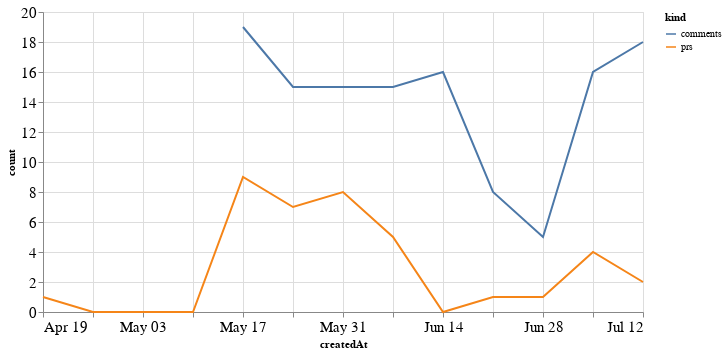

Notebook source saved alongside this figure:
### Code cell
alt.Chart(total_time, width=600).mark_line().encode(
    x='createdAt',
    y='count',
    color='kind'
)

### Figure 1 — Vega-Lite specification as saved in the notebook (floating-point values rounded to 4 significant figures)
{"config": {"axisLeft": {"labelFontSize": 15}, "axisBottom": {"labelFontSize": 15}}, "data": {"name": "data-c32591736713fc196df3aa72068c9e7b"}, "mark": "line", "encoding": {"color": {"type": "nominal", "field": "kind"}, "x": {"type": "temporal", "field": "createdAt"}, "y": {"type": "quantitative", "field": "count"}}, "width": 600, "$schema": "https://vega.github.io/schema/vega-lite/v4.8.1.json", "datasets": {"data-c32591736713fc196df3aa72068c9e7b": [{"createdAt": "2020-04-19T00:00:00", "kind": "prs", "count": 1.0}, {"createdAt": "2020-04-26T00:00:00", "kind": "prs", "count": 0.0}, {"createdAt": "2020-05-03T00:00:00", "kind": "prs", "count": 0.0}, {"createdAt": "2020-05-10T00:00:00", "kind": "prs", "count": 0.0}, {"createdAt": "2020-05-17T00:00:00", "kind": "prs", "count": 9.0}, {"createdAt": "2020-05-24T00:00:00", "kind": "prs", "count": 7.0}, {"createdAt": "2020-05-31T00:00:00", "kind": "prs", "count": 8.0}, {"createdAt": "2020-06-07T00:00:00", "kind": "prs", "count": 5.0}, {"createdAt": "2020-06-14T00:00:00", "kind": "prs", "count": 0.0}, {"createdAt": "2020-06-21T00:00:00", "kind": "prs", "count": 1.0}, {"createdAt": "2020-06-28T00:00:00", "kind": "prs", "count": 1.0}, {"createdAt": "2020-07-05T00:00:00", "kind": "prs", "count": 4.0}, {"createdAt": "2020-07-12T00:00:00", "kind": "prs", "count": 2.0}, {"createdAt": "2020-04-19T00:00:00", "kind": "comments", "count": null}, {"createdAt": "2020-04-26T00:00:00", "kind": "comments", "count": null}, {"createdAt": "2020-05-03T00:00:00", "kind": "comments", "count": null}, {"createdAt": "2020-05-10T00:00:00", "kind": "comments", "count": null}, {"createdAt": "2020-05-17T00:00:00", "kind": "comments", "count": 19.0}, {"createdAt": "2020-05-24T00:00:00", "kind": "comments", "count": 15.0}, {"createdAt": "2020-05-31T00:00:00", "kind": "comments", "count": 15.0}, {"createdAt": "2020-06-07T00:00:00", "kind": "comments", "count": 15.0}, {"createdAt": "2020-06-14T00:00:00", "kind": "comments", "count": 16.0}, {"createdAt": "2020-06-21T00:00:00", "kind": "comments", "count": 8.0}, {"createdAt": "2020-06-28T00:00:00", "kind": "comments", "count": 5.0}, {"createdAt": "2020-07-05T00:00:00", "kind": "comments", "count": 16.0}, {"createdAt": "2020-07-12T00:00:00", "kind": "comments", "count": 18.0}]}}
